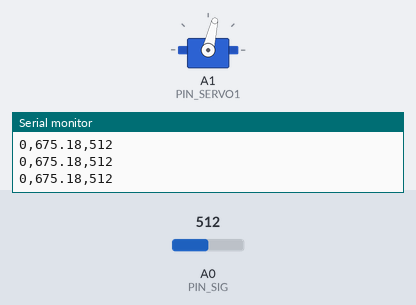
The sketch below on a simulated Arduino Uno, built with avr-gcc and run on an emulated ATmega328P. Parts: servo, the last lines printed to the serial monitor. Inputs (shaded band) come from the test bench; at power-on: A0 (PIN_SIG) = 512.

Above: at 1.2 s.
1.3 s: A0 (PIN_SIG) set to 716
At 2.5 s:
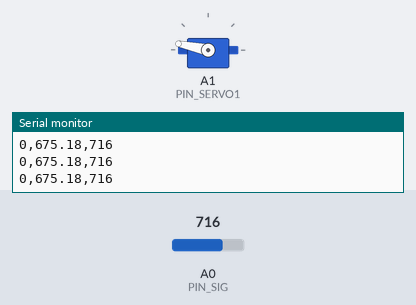
2.8 s: A0 (PIN_SIG) set to 1023
At 3.4 s:
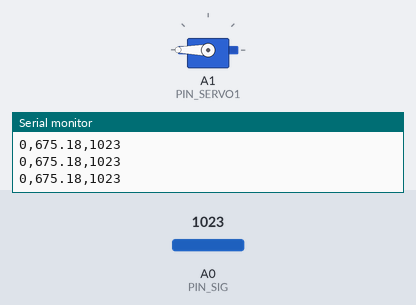
4.3 s: A0 (PIN_SIG) set to 306
At 4.6 s:
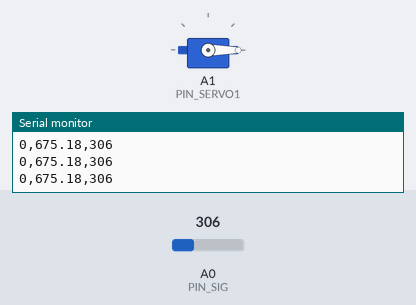
5.8 s: A0 (PIN_SIG) set to 511
At 6.5 s:
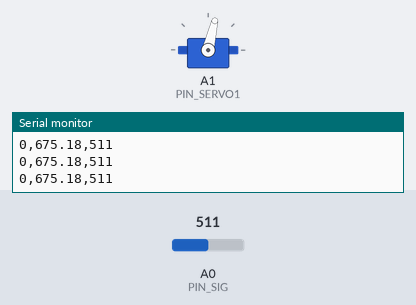
7.3 s: A0 (PIN_SIG) set to 122
At 8.3 s:
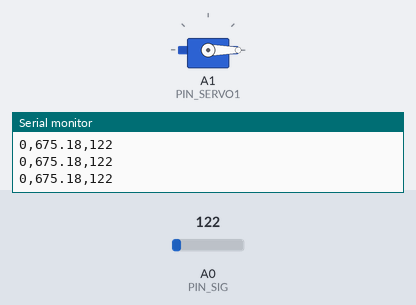
Timing chart, 0 to 10.3 s (numbered marks = the images above; inputs shaded):
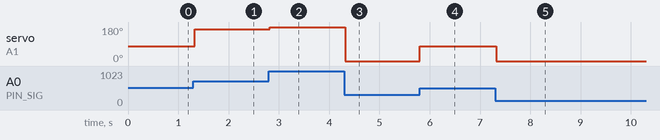

The sketch:

control_servo_with_sEMG.ino
```cpp
/*
[MECH199-01] Freshman Reaserch Participation
Materials: Arduino Uno(MCU board), Myoware V1.0(sEMG sensor), HS-53(servo motor)
Summary: Use sEMG sensor signal(amplifierd-ractified) to control single servo motor without threshold stratagy

March. 21st. 2024.
Ju Wan Han in MARCH Lab. (march.postech.ac.kr)
Department of Mechanical Engineering, POSTECH
E-mail: han0601@postech.ac.kr
*/

//========== LIBRARY ==========
#include<Servo.h> // include servo library to control a servo motor
Servo myservo;    // create servo object to control a servo motor
//========== LIBRARY ==========

//========== USER PARAMETER ==========
//#define MAX_SIG 1023          // when Vs = 5V (the power line of sensor;myoware)
#define MAX_SIG 1023*(3.3/5.0)  // when Vs = 3.3V (the power line of sensor;myoware)
//========== USER PARAMETER ==========

//========== PIN MAP ==========
#define PIN_SIG      A0        // sEMG sensor signal pin
#define PIN_SERVO1   A1         // servo motor control commend pin
//========== PIN MAP ==========

void setup() {
  Serial.begin(4800);           // start serial communication.
  myservo.attach(PIN_SERVO1);   // assign servo motor commend pin
}

void loop() {
  int sEMG_SIG = analogRead(PIN_SIG);               // read sEMG value from sEMG sensor
  int pos = map(sEMG_SIG, 0, MAX_SIG, -150, 150);   // map sEMG senser value(0~MAX_SIG) to servo motor angle (-180~180)

  myservo.write(pos);   // move servo motor
  delay(1);                 // delay 1 ms for stablility

  // print for arduino serial plotter
  Serial.print(0);        // print the lowest value
  Serial.print(",");      // print separator of valuse
  Serial.print(MAX_SIG);  // print the highest value
  Serial.print(",");      // print separator of valuse
  Serial.println(sEMG_SIG); // print the sensor input value

  delay(1);                 // delay 1 ms for stablility
}
```

Measured:
- after the input at 1.3 s, servo on A1 (PIN_SERVO1): 77° → 168° at once
- after the input at 2.8 s, servo on A1 (PIN_SERVO1): 168° → 180° at once
- after the input at 4.3 s, servo on A1 (PIN_SERVO1): 180° → 0° at once
- after the input at 5.8 s, servo on A1 (PIN_SERVO1): 0° → 77° at once
- after the input at 7.3 s, servo on A1 (PIN_SERVO1): 77° → 0° at once
